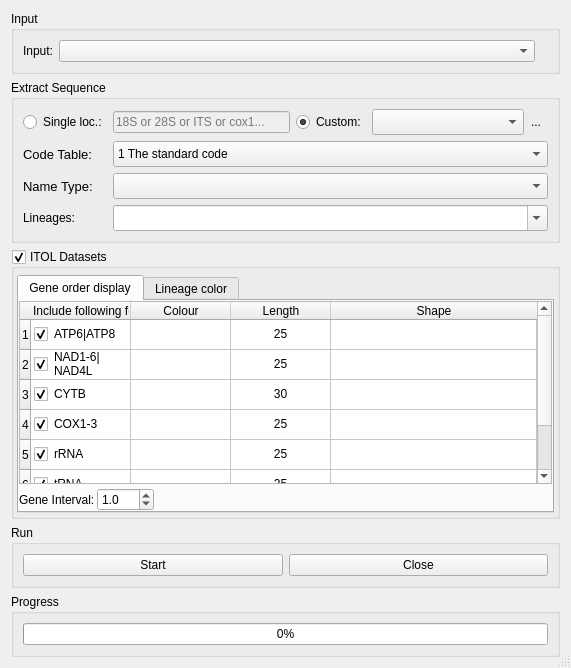
<?xml version="1.0" encoding="UTF-8"?>
<ui version="4.0">
 <class>Extractor</class>
 <widget class="QDialog" name="Extractor">
  <property name="windowModality">
   <enum>Qt::NonModal</enum>
  </property>
  <property name="geometry">
   <rect>
    <x>0</x>
    <y>0</y>
    <width>571</width>
    <height>668</height>
   </rect>
  </property>
  <property name="windowTitle">
   <string>Extracter</string>
  </property>
  <property name="sizeGripEnabled">
   <bool>true</bool>
  </property>
  <layout class="QVBoxLayout" name="verticalLayout">
   <item>
    <widget class="QGroupBox" name="groupBox_6">
     <property name="title">
      <string>Input</string>
     </property>
     <layout class="QHBoxLayout" name="horizontalLayout">
      <item>
       <widget class="QLabel" name="label_4">
        <property name="text">
         <string>Input:</string>
        </property>
       </widget>
      </item>
      <item>
       <widget class="QComboBox" name="comboBox_5">
        <property name="sizePolicy">
         <sizepolicy hsizetype="Expanding" vsizetype="Fixed">
          <horstretch>0</horstretch>
          <verstretch>0</verstretch>
         </sizepolicy>
        </property>
        <property name="acceptDrops">
         <bool>true</bool>
        </property>
        <property name="editable">
         <bool>false</bool>
        </property>
        <property name="sizeAdjustPolicy">
         <enum>QComboBox::AdjustToMinimumContentsLength</enum>
        </property>
       </widget>
      </item>
      <item>
       <widget class="ClickedLableGif" name="label_3">
        <property name="toolTip">
         <string>Brief example</string>
        </property>
        <property name="text">
         <string/>
        </property>
       </widget>
      </item>
     </layout>
    </widget>
   </item>
   <item>
    <widget class="QGroupBox" name="groupBox">
     <property name="title">
      <string>Extract Sequence</string>
     </property>
     <property name="checkable">
      <bool>false</bool>
     </property>
     <layout class="QGridLayout" name="gridLayout">
      <item row="0" column="0">
       <widget class="QRadioButton" name="radioButton">
        <property name="toolTip">
         <string>extracts the entire sequence, but ignores annotation and other features</string>
        </property>
        <property name="text">
         <string>Single loc.:</string>
        </property>
       </widget>
      </item>
      <item row="0" column="1">
       <widget class="QLineEdit" name="lineEdit">
        <property name="enabled">
         <bool>false</bool>
        </property>
        <property name="toolTip">
         <string>extracts the entire sequence, but ignores annotation and other features</string>
        </property>
        <property name="placeholderText">
         <string>18S or 28S or ITS or cox1...</string>
        </property>
       </widget>
      </item>
      <item row="0" column="2">
       <widget class="QRadioButton" name="radioButton_2">
        <property name="toolTip">
         <string>select or edit the type of sequence and features you wish to extract</string>
        </property>
        <property name="text">
         <string>Custom:</string>
        </property>
        <property name="checked">
         <bool>true</bool>
        </property>
       </widget>
      </item>
      <item row="0" column="3">
       <layout class="QHBoxLayout" name="horizontalLayout_2">
        <property name="spacing">
         <number>0</number>
        </property>
        <item>
         <widget class="QComboBox" name="comboBox_6">
          <property name="sizePolicy">
           <sizepolicy hsizetype="Expanding" vsizetype="Fixed">
            <horstretch>0</horstretch>
            <verstretch>0</verstretch>
           </sizepolicy>
          </property>
          <property name="minimumSize">
           <size>
            <width>114</width>
            <height>26</height>
           </size>
          </property>
          <property name="maximumSize">
           <size>
            <width>16777215</width>
            <height>26</height>
           </size>
          </property>
          <property name="toolTip">
           <string>select or edit the type of sequence and features you wish to extract</string>
          </property>
          <property name="styleSheet">
           <string notr="true"/>
          </property>
         </widget>
        </item>
        <item>
         <widget class="QToolButton" name="toolButton_3">
          <property name="toolTip">
           <string>edit extract settings</string>
          </property>
          <property name="text">
           <string>...</string>
          </property>
          <property name="icon">
           <iconset resource="myRes.qrc">
            <normaloff>:/picture/resourses/cog.png</normaloff>:/picture/resourses/cog.png</iconset>
          </property>
          <property name="iconSize">
           <size>
            <width>20</width>
            <height>20</height>
           </size>
          </property>
          <property name="autoRaise">
           <bool>true</bool>
          </property>
         </widget>
        </item>
       </layout>
      </item>
      <item row="1" column="0">
       <widget class="QLabel" name="label_22">
        <property name="font">
         <font>
          <pointsize>10</pointsize>
         </font>
        </property>
        <property name="text">
         <string>Code Table:</string>
        </property>
       </widget>
      </item>
      <item row="1" column="1" colspan="3">
       <widget class="QComboBox" name="comboBox_9">
        <property name="sizePolicy">
         <sizepolicy hsizetype="Expanding" vsizetype="Fixed">
          <horstretch>0</horstretch>
          <verstretch>0</verstretch>
         </sizepolicy>
        </property>
        <property name="minimumSize">
         <size>
          <width>114</width>
          <height>26</height>
         </size>
        </property>
        <property name="maximumSize">
         <size>
          <width>16777215</width>
          <height>26</height>
         </size>
        </property>
        <property name="styleSheet">
         <string notr="true"/>
        </property>
        <item>
         <property name="text">
          <string>1 The standard code</string>
         </property>
        </item>
        <item>
         <property name="text">
          <string>2 Vertebrate mitochondrial code</string>
         </property>
        </item>
        <item>
         <property name="text">
          <string>3 The Yeast Mitochondrial Code</string>
         </property>
        </item>
        <item>
         <property name="text">
          <string>4 Mold, Protozoan, and Coelenterate Mitochondrial code and Mycoplasma/Spiroplasma code</string>
         </property>
        </item>
        <item>
         <property name="text">
          <string>5 Invertebrate mitochondrial</string>
         </property>
        </item>
        <item>
         <property name="text">
          <string>6 The Ciliate, Dasycladacean and Hexamita Nuclear Code</string>
         </property>
        </item>
        <item>
         <property name="text">
          <string>9 Echinoderm and Flatworm mitochondrial code</string>
         </property>
        </item>
        <item>
         <property name="text">
          <string>10 The Euplotid Nuclear Code</string>
         </property>
        </item>
        <item>
         <property name="text">
          <string>11 The Bacterial, Archaeal and Plant Plastid Code</string>
         </property>
        </item>
        <item>
         <property name="text">
          <string>12 The Alternative Yeast Nuclear Code</string>
         </property>
        </item>
        <item>
         <property name="text">
          <string>13 Ascidian mitochondrial code</string>
         </property>
        </item>
        <item>
         <property name="text">
          <string>14 Alternative flatworm mitochondrial code</string>
         </property>
        </item>
        <item>
         <property name="text">
          <string>16 Chlorophycean Mitochondrial Code</string>
         </property>
        </item>
        <item>
         <property name="text">
          <string>21 Trematode Mitochondrial Code</string>
         </property>
        </item>
        <item>
         <property name="text">
          <string>22 Scenedesmus obliquus Mitochondrial Code</string>
         </property>
        </item>
        <item>
         <property name="text">
          <string>23 Thraustochytrium Mitochondrial Code</string>
         </property>
        </item>
        <item>
         <property name="text">
          <string>24 Pterobranchia Mitochondrial Code</string>
         </property>
        </item>
        <item>
         <property name="text">
          <string>25 Candidate Division SR1 and Gracilibacteria Code</string>
         </property>
        </item>
        <item>
         <property name="text">
          <string>26 Pachysolen tannophilus Nuclear Code</string>
         </property>
        </item>
        <item>
         <property name="text">
          <string>27 Karyorelict Nuclear</string>
         </property>
        </item>
        <item>
         <property name="text">
          <string>28 Condylostoma Nuclear</string>
         </property>
        </item>
        <item>
         <property name="text">
          <string>29 Mesodinium Nuclear</string>
         </property>
        </item>
        <item>
         <property name="text">
          <string>30 Peritrich Nuclear</string>
         </property>
        </item>
        <item>
         <property name="text">
          <string>31 Blastocrithidia Nuclear</string>
         </property>
        </item>
       </widget>
      </item>
      <item row="2" column="0">
       <widget class="QLabel" name="label_23">
        <property name="font">
         <font>
          <pointsize>10</pointsize>
         </font>
        </property>
        <property name="text">
         <string>Name Type:</string>
        </property>
       </widget>
      </item>
      <item row="3" column="0">
       <widget class="QLabel" name="label_2">
        <property name="text">
         <string>Lineages:</string>
        </property>
       </widget>
      </item>
      <item row="2" column="1" colspan="3">
       <widget class="CheckableComboBox" name="comboBox_4">
        <property name="sizePolicy">
         <sizepolicy hsizetype="Expanding" vsizetype="Fixed">
          <horstretch>0</horstretch>
          <verstretch>0</verstretch>
         </sizepolicy>
        </property>
        <property name="minimumSize">
         <size>
          <width>114</width>
          <height>26</height>
         </size>
        </property>
        <property name="maximumSize">
         <size>
          <width>16777215</width>
          <height>26</height>
         </size>
        </property>
        <property name="styleSheet">
         <string notr="true"/>
        </property>
       </widget>
      </item>
      <item row="3" column="1" colspan="3">
       <widget class="CheckableComboBox" name="comboBox_7">
        <property name="sizePolicy">
         <sizepolicy hsizetype="Expanding" vsizetype="Fixed">
          <horstretch>0</horstretch>
          <verstretch>0</verstretch>
         </sizepolicy>
        </property>
        <property name="minimumSize">
         <size>
          <width>13</width>
          <height>26</height>
         </size>
        </property>
        <property name="editable">
         <bool>true</bool>
        </property>
       </widget>
      </item>
     </layout>
    </widget>
   </item>
   <item>
    <widget class="QGroupBox" name="groupBox_4">
     <property name="title">
      <string>ITOL Datasets</string>
     </property>
     <property name="checkable">
      <bool>true</bool>
     </property>
     <layout class="QGridLayout" name="gridLayout_3">
      <property name="leftMargin">
       <number>3</number>
      </property>
      <property name="topMargin">
       <number>6</number>
      </property>
      <property name="rightMargin">
       <number>3</number>
      </property>
      <property name="bottomMargin">
       <number>3</number>
      </property>
      <item row="0" column="0">
       <widget class="QTabWidget" name="tabWidget">
        <property name="tabShape">
         <enum>QTabWidget::Rounded</enum>
        </property>
        <property name="currentIndex">
         <number>0</number>
        </property>
        <widget class="QWidget" name="tab">
         <attribute name="title">
          <string>Gene order display</string>
         </attribute>
         <layout class="QGridLayout" name="gridLayout_2">
          <property name="leftMargin">
           <number>0</number>
          </property>
          <property name="topMargin">
           <number>0</number>
          </property>
          <property name="rightMargin">
           <number>0</number>
          </property>
          <property name="bottomMargin">
           <number>0</number>
          </property>
          <property name="horizontalSpacing">
           <number>2</number>
          </property>
          <property name="verticalSpacing">
           <number>4</number>
          </property>
          <item row="0" column="0" colspan="3">
           <widget class="QTableWidget" name="tableWidget">
            <property name="editTriggers">
             <set>QAbstractItemView::AnyKeyPressed|QAbstractItemView::DoubleClicked|QAbstractItemView::EditKeyPressed</set>
            </property>
            <property name="dragEnabled">
             <bool>true</bool>
            </property>
            <property name="dragDropMode">
             <enum>QAbstractItemView::InternalMove</enum>
            </property>
            <property name="defaultDropAction">
             <enum>Qt::MoveAction</enum>
            </property>
            <attribute name="horizontalHeaderStretchLastSection">
             <bool>true</bool>
            </attribute>
            <row>
             <property name="text">
              <string>1</string>
             </property>
             <property name="textAlignment">
              <set>AlignCenter</set>
             </property>
            </row>
            <row>
             <property name="text">
              <string>2</string>
             </property>
            </row>
            <row>
             <property name="text">
              <string>3</string>
             </property>
            </row>
            <row>
             <property name="text">
              <string>4</string>
             </property>
            </row>
            <row>
             <property name="text">
              <string>5</string>
             </property>
            </row>
            <row>
             <property name="text">
              <string>6</string>
             </property>
            </row>
            <row>
             <property name="text">
              <string>7</string>
             </property>
            </row>
            <column>
             <property name="text">
              <string>Include following features</string>
             </property>
             <property name="textAlignment">
              <set>AlignLeading|AlignVCenter</set>
             </property>
            </column>
            <column>
             <property name="text">
              <string>Colour</string>
             </property>
            </column>
            <column>
             <property name="text">
              <string>Length</string>
             </property>
            </column>
            <column>
             <property name="text">
              <string>Shape</string>
             </property>
            </column>
            <item row="0" column="0">
             <property name="text">
              <string>ATP6|ATP8</string>
             </property>
             <property name="checkState">
              <enum>Checked</enum>
             </property>
             <property name="flags">
              <set>ItemIsDragEnabled|ItemIsUserCheckable|ItemIsEnabled</set>
             </property>
            </item>
            <item row="0" column="1">
             <property name="text">
              <string/>
             </property>
            </item>
            <item row="0" column="2">
             <property name="text">
              <string>25</string>
             </property>
             <property name="textAlignment">
              <set>AlignCenter</set>
             </property>
            </item>
            <item row="1" column="0">
             <property name="text">
              <string>NAD1-6|NAD4L</string>
             </property>
             <property name="checkState">
              <enum>Checked</enum>
             </property>
             <property name="flags">
              <set>ItemIsDragEnabled|ItemIsUserCheckable|ItemIsEnabled</set>
             </property>
            </item>
            <item row="1" column="2">
             <property name="text">
              <string>25</string>
             </property>
             <property name="textAlignment">
              <set>AlignCenter</set>
             </property>
            </item>
            <item row="2" column="0">
             <property name="text">
              <string>CYTB</string>
             </property>
             <property name="checkState">
              <enum>Checked</enum>
             </property>
             <property name="flags">
              <set>ItemIsDragEnabled|ItemIsUserCheckable|ItemIsEnabled</set>
             </property>
            </item>
            <item row="2" column="2">
             <property name="text">
              <string>30</string>
             </property>
             <property name="textAlignment">
              <set>AlignCenter</set>
             </property>
            </item>
            <item row="3" column="0">
             <property name="text">
              <string>COX1-3</string>
             </property>
             <property name="checkState">
              <enum>Checked</enum>
             </property>
             <property name="flags">
              <set>ItemIsDragEnabled|ItemIsUserCheckable|ItemIsEnabled</set>
             </property>
            </item>
            <item row="3" column="2">
             <property name="text">
              <string>25</string>
             </property>
             <property name="textAlignment">
              <set>AlignCenter</set>
             </property>
            </item>
            <item row="4" column="0">
             <property name="text">
              <string>rRNA</string>
             </property>
             <property name="checkState">
              <enum>Checked</enum>
             </property>
             <property name="flags">
              <set>ItemIsDragEnabled|ItemIsUserCheckable|ItemIsEnabled</set>
             </property>
            </item>
            <item row="4" column="2">
             <property name="text">
              <string>25</string>
             </property>
             <property name="textAlignment">
              <set>AlignCenter</set>
             </property>
            </item>
            <item row="5" column="0">
             <property name="text">
              <string>tRNA</string>
             </property>
             <property name="checkState">
              <enum>Checked</enum>
             </property>
             <property name="flags">
              <set>ItemIsDragEnabled|ItemIsUserCheckable|ItemIsEnabled</set>
             </property>
            </item>
            <item row="5" column="2">
             <property name="text">
              <string>25</string>
             </property>
             <property name="textAlignment">
              <set>AlignCenter</set>
             </property>
            </item>
            <item row="6" column="0">
             <property name="text">
              <string>NCR</string>
             </property>
             <property name="checkState">
              <enum>Unchecked</enum>
             </property>
             <property name="flags">
              <set>ItemIsDragEnabled|ItemIsUserCheckable|ItemIsEnabled</set>
             </property>
            </item>
            <item row="6" column="2">
             <property name="text">
              <string>15</string>
             </property>
             <property name="textAlignment">
              <set>AlignCenter</set>
             </property>
            </item>
           </widget>
          </item>
          <item row="1" column="0">
           <widget class="QLabel" name="label">
            <property name="text">
             <string>Gene Interval:</string>
            </property>
           </widget>
          </item>
          <item row="1" column="1">
           <widget class="QDoubleSpinBox" name="doubleSpinBox">
            <property name="decimals">
             <number>1</number>
            </property>
            <property name="singleStep">
             <double>0.100000000000000</double>
            </property>
            <property name="value">
             <double>1.000000000000000</double>
            </property>
           </widget>
          </item>
          <item row="1" column="2">
           <spacer name="horizontalSpacer">
            <property name="orientation">
             <enum>Qt::Horizontal</enum>
            </property>
            <property name="sizeHint" stdset="0">
             <size>
              <width>110</width>
              <height>20</height>
             </size>
            </property>
           </spacer>
          </item>
         </layout>
        </widget>
        <widget class="QWidget" name="tab_2">
         <attribute name="title">
          <string>Lineage color</string>
         </attribute>
         <layout class="QGridLayout" name="gridLayout_7">
          <property name="leftMargin">
           <number>0</number>
          </property>
          <property name="topMargin">
           <number>0</number>
          </property>
          <property name="rightMargin">
           <number>0</number>
          </property>
          <property name="bottomMargin">
           <number>0</number>
          </property>
          <property name="spacing">
           <number>0</number>
          </property>
          <item row="1" column="0">
           <widget class="QPushButton" name="pushButton_6">
            <property name="text">
             <string>Add </string>
            </property>
            <property name="icon">
             <iconset resource="myRes.qrc">
              <normaloff>:/picture/resourses/table_row_add_after.png</normaloff>:/picture/resourses/table_row_add_after.png</iconset>
            </property>
           </widget>
          </item>
          <item row="1" column="1">
           <widget class="QPushButton" name="pushButton_9">
            <property name="text">
             <string>Delete cell</string>
            </property>
            <property name="icon">
             <iconset resource="myRes.qrc">
              <normaloff>:/picture/resourses/delete.png</normaloff>:/picture/resourses/delete.png</iconset>
            </property>
           </widget>
          </item>
          <item row="1" column="2">
           <widget class="QPushButton" name="pushButton_8">
            <property name="text">
             <string>Delete row</string>
            </property>
            <property name="icon">
             <iconset resource="myRes.qrc">
              <normaloff>:/picture/resourses/delete.png</normaloff>:/picture/resourses/delete.png</iconset>
            </property>
           </widget>
          </item>
          <item row="1" column="3">
           <widget class="QPushButton" name="pushButton_10">
            <property name="text">
             <string>Configure</string>
            </property>
            <property name="icon">
             <iconset resource="myRes.qrc">
              <normaloff>:/picture/resourses/cog.png</normaloff>:/picture/resourses/cog.png</iconset>
            </property>
           </widget>
          </item>
          <item row="0" column="0" colspan="4">
           <widget class="QTableWidget" name="tableWidget_2">
            <property name="editTriggers">
             <set>QAbstractItemView::NoEditTriggers</set>
            </property>
           </widget>
          </item>
         </layout>
        </widget>
       </widget>
      </item>
     </layout>
    </widget>
   </item>
   <item>
    <widget class="QGroupBox" name="groupBox_2">
     <property name="title">
      <string>Run</string>
     </property>
     <layout class="QGridLayout" name="gridLayout_5" columnstretch="1,1">
      <item row="0" column="0">
       <widget class="ArrowPushButton" name="pushButton_2">
        <property name="text">
         <string>Start</string>
        </property>
        <property name="icon">
         <iconset resource="myRes.qrc">
          <normaloff>:/picture/resourses/if_start_60207.png</normaloff>:/picture/resourses/if_start_60207.png</iconset>
        </property>
       </widget>
      </item>
      <item row="0" column="1">
       <widget class="QPushButton" name="pushButton">
        <property name="text">
         <string>Close</string>
        </property>
        <property name="icon">
         <iconset resource="myRes.qrc">
          <normaloff>:/picture/resourses/if_Delete_1493279.png</normaloff>:/picture/resourses/if_Delete_1493279.png</iconset>
        </property>
       </widget>
      </item>
     </layout>
    </widget>
   </item>
   <item>
    <widget class="QGroupBox" name="groupBox_5">
     <property name="title">
      <string>Progress</string>
     </property>
     <layout class="QGridLayout" name="gridLayout_4">
      <item row="0" column="0">
       <widget class="QProgressBar" name="progressBar">
        <property name="value">
         <number>0</number>
        </property>
       </widget>
      </item>
     </layout>
    </widget>
   </item>
  </layout>
 </widget>
 <customwidgets>
  <customwidget>
   <class>CheckableComboBox</class>
   <extends>QComboBox</extends>
   <header>src.CustomWidget.h</header>
  </customwidget>
  <customwidget>
   <class>ArrowPushButton</class>
   <extends>QPushButton</extends>
   <header>src.CustomWidget.h</header>
  </customwidget>
  <customwidget>
   <class>ClickedLableGif</class>
   <extends>QLabel</extends>
   <header>src.CustomWidget.h</header>
  </customwidget>
 </customwidgets>
 <resources>
  <include location="myRes.qrc"/>
 </resources>
 <connections>
  <connection>
   <sender>radioButton</sender>
   <signal>toggled(bool)</signal>
   <receiver>comboBox_6</receiver>
   <slot>setDisabled(bool)</slot>
   <hints>
    <hint type="sourcelabel">
     <x>63</x>
     <y>106</y>
    </hint>
    <hint type="destinationlabel">
     <x>404</x>
     <y>111</y>
    </hint>
   </hints>
  </connection>
  <connection>
   <sender>radioButton</sender>
   <signal>toggled(bool)</signal>
   <receiver>toolButton_3</receiver>
   <slot>setDisabled(bool)</slot>
   <hints>
    <hint type="sourcelabel">
     <x>84</x>
     <y>104</y>
    </hint>
    <hint type="destinationlabel">
     <x>537</x>
     <y>94</y>
    </hint>
   </hints>
  </connection>
  <connection>
   <sender>radioButton_2</sender>
   <signal>toggled(bool)</signal>
   <receiver>comboBox_6</receiver>
   <slot>setEnabled(bool)</slot>
   <hints>
    <hint type="sourcelabel">
     <x>329</x>
     <y>100</y>
    </hint>
    <hint type="destinationlabel">
     <x>406</x>
     <y>102</y>
    </hint>
   </hints>
  </connection>
  <connection>
   <sender>radioButton_2</sender>
   <signal>toggled(bool)</signal>
   <receiver>toolButton_3</receiver>
   <slot>setEnabled(bool)</slot>
   <hints>
    <hint type="sourcelabel">
     <x>310</x>
     <y>98</y>
    </hint>
    <hint type="destinationlabel">
     <x>539</x>
     <y>112</y>
    </hint>
   </hints>
  </connection>
  <connection>
   <sender>radioButton</sender>
   <signal>toggled(bool)</signal>
   <receiver>lineEdit</receiver>
   <slot>setEnabled(bool)</slot>
   <hints>
    <hint type="sourcelabel">
     <x>41</x>
     <y>98</y>
    </hint>
    <hint type="destinationlabel">
     <x>146</x>
     <y>103</y>
    </hint>
   </hints>
  </connection>
  <connection>
   <sender>radioButton_2</sender>
   <signal>toggled(bool)</signal>
   <receiver>lineEdit</receiver>
   <slot>setDisabled(bool)</slot>
   <hints>
    <hint type="sourcelabel">
     <x>333</x>
     <y>99</y>
    </hint>
    <hint type="destinationlabel">
     <x>243</x>
     <y>103</y>
    </hint>
   </hints>
  </connection>
 </connections>
</ui>
